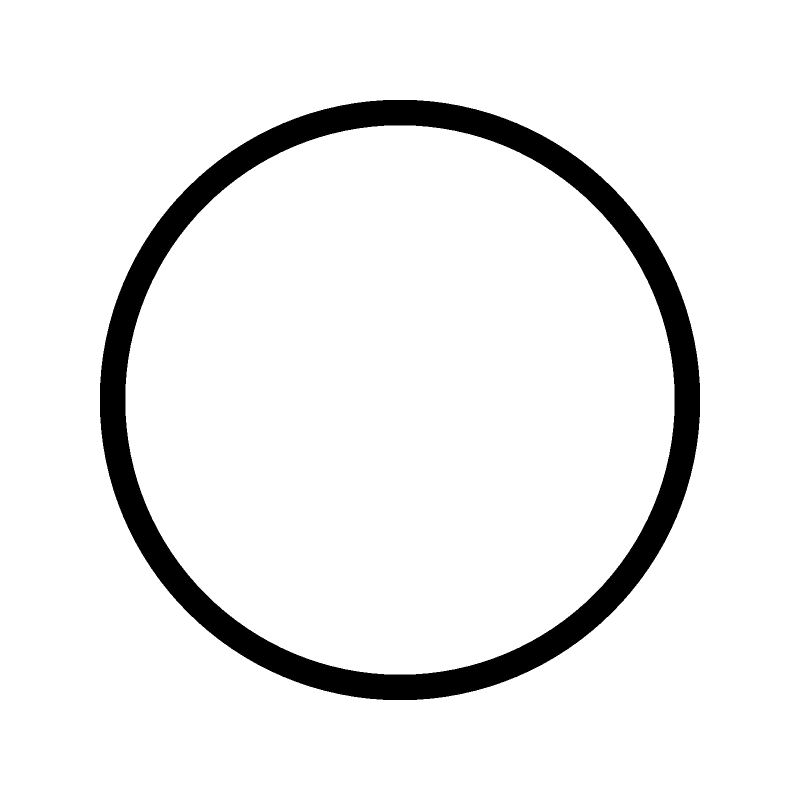
#> input picture mains/Assets/images/circle.png, 1600 x 1600 px, found by its file name (shown at 1/2 size)
$ python test1.py
#> lines starting #> are read from the running program, lines starting #| are printed output that depends on the picture; after the words box and inside, x2 and y2 are one past the last pixel; in counts of white or black regions, pixels touching at a corner belong together
import cv2
import numpy as np

img = cv2.imread('H:\\CroCon\\mains\\Assets\\images\\circle.png')
#> img is the input picture: shape (1600, 1600, 3); 92.8% white; 1 black region, box (x1, y1, x2, y2) and area: (200, 200, 1400, 1400) 184908
# resizing
dim = (int(img.shape[1] / 2), int(img.shape[0] / 2))
#> dim = (800, 800)
resize = cv2.resize(img, dim)
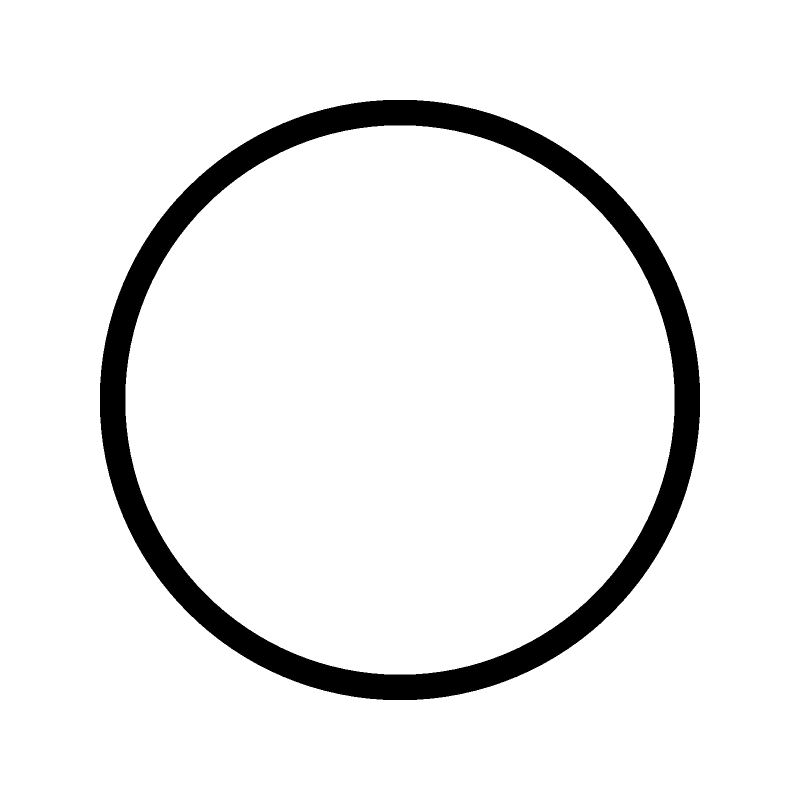
#> resize: shape (800, 800, 3); min 0, max 255, mean 236.6
# -----------
gray_image = cv2.cvtColor(resize, cv2.COLOR_BGR2GRAY)
ret, thresh = cv2.threshold(gray_image, 127, 255, 0)
#> thresh: shape (800, 800); 92.9% white; 1 black region, box (x1, y1, x2, y2) and area: (100, 100, 700, 700) 45728
M = cv2.moments(thresh)
#> M = moments, m00 151539360, centre m10/m00, m01/m00 = (399.5, 399.5)
cX = int(M["m10"] / M["m00"])
#> cX = 399
cY = int(M["m01"] / M["m00"])
#> cY = 399
cv2.circle(resize, (cX, cY), 5, (0, 0, 255), -1)
#> resize: shape (800, 800, 3); 0.01% of pixels changed, all inside (x1, y1, x2, y2) = (394, 394, 405, 405)
cv2.putText(resize, "centroid", (cX - 25, cY - 25), cv2.FONT_HERSHEY_SIMPLEX, 0.5, (0, 0, 255), 2)
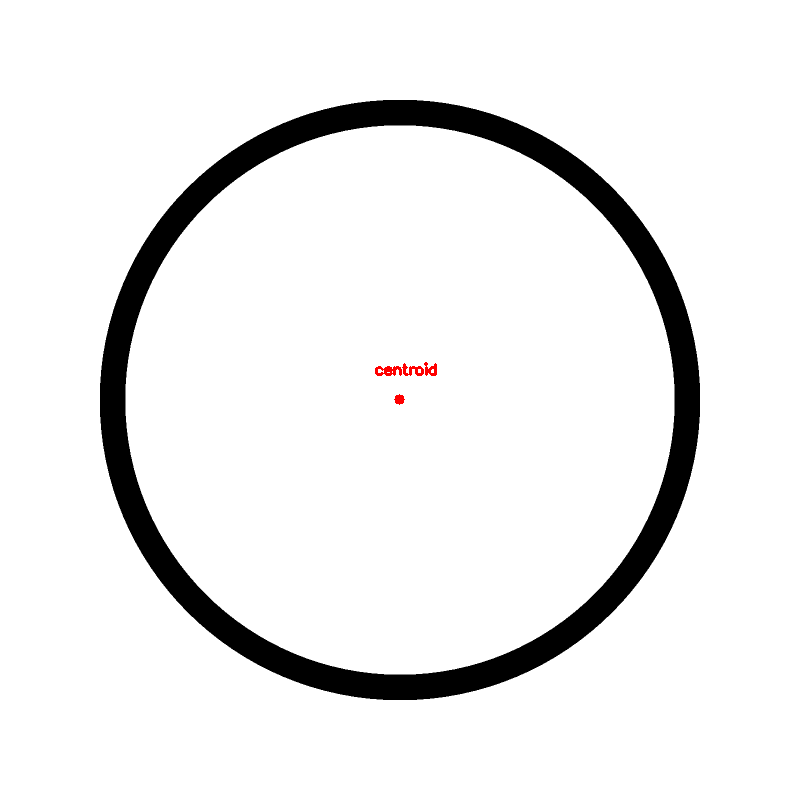
#> resize: shape (800, 800, 3); mean B, G, R 236.4, 236.4, 236.6
cv2.imshow("Image", resize)
cv2.waitKey(0) & 0xFF == ord('q')
cv2.destroyAllWindows()
